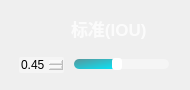
                 <widget class="QFrame" name="IOU_QF">
                  <property name="minimumSize">
                   <size>
                    <width>190</width>
                    <height>90</height>
                   </size>
                  </property>
                  <property name="maximumSize">
                   <size>
                    <width>190</width>
                    <height>90</height>
                   </size>
                  </property>
                  <property name="styleSheet">
                   <string notr="true">QFrame#IOU_QF{
border:2px solid rgba(255, 255, 255, 70);
border-radius:15px;
}</string>
                  </property>
                  <layout class="QVBoxLayout" name="verticalLayout_15">
                   <item>
                    <widget class="QPushButton" name="ToggleBotton_2">
                     <property name="sizePolicy">
                      <sizepolicy hsizetype="Expanding" vsizetype="Fixed">
                       <horstretch>0</horstretch>
                       <verstretch>0</verstretch>
                      </sizepolicy>
                     </property>
                     <property name="minimumSize">
                      <size>
                       <width>0</width>
                       <height>30</height>
                      </size>
                     </property>
                     <property name="maximumSize">
                      <size>
                       <width>16777215</width>
                       <height>30</height>
                      </size>
                     </property>
                     <property name="font">
                      <font>
                       <family>Nirmala UI</family>
                       <pointsize>13</pointsize>
                       <weight>87</weight>
                       <italic>false</italic>
                       <bold>true</bold>
                      </font>
                     </property>
                     <property name="cursor">
                      <cursorShape>ArrowCursor</cursorShape>
                     </property>
                     <property name="mouseTracking">
                      <bool>true</bool>
                     </property>
                     <property name="focusPolicy">
                      <enum>Qt::StrongFocus</enum>
                     </property>
                     <property name="contextMenuPolicy">
                      <enum>Qt::DefaultContextMenu</enum>
                     </property>
                     <property name="layoutDirection">
                      <enum>Qt::LeftToRight</enum>
                     </property>
                     <property name="autoFillBackground">
                      <bool>false</bool>
                     </property>
                     <property name="styleSheet">
                      <string notr="true">QPushButton{
background-image: url(:/all/img/IOU.png);
background-repeat: no-repeat;
background-position: left center;
border: none;
border-left: 20px solid transparent;

text-align: left;
padding-left: 40px;
padding-bottom: 4px;
color: rgba(255, 255, 255, 199);
font: 700 13pt &quot;Nirmala UI&quot;;
}</string>
                     </property>
                     <property name="text">
                      <string>标准(IOU)</string>
                     </property>
                     <property name="icon">
                      <iconset theme="zoom-out">
                       <normaloff>.</normaloff>.</iconset>
                     </property>
                     <property name="autoDefault">
                      <bool>false</bool>
                     </property>
                     <property name="default">
                      <bool>false</bool>
                     </property>
                     <property name="flat">
                      <bool>false</bool>
                     </property>
                    </widget>
                   </item>
                   <item>
                    <widget class="QFrame" name="frame_3">
                     <property name="sizePolicy">
                      <sizepolicy hsizetype="Preferred" vsizetype="Preferred">
                       <horstretch>0</horstretch>
                       <verstretch>0</verstretch>
                      </sizepolicy>
                     </property>
                     <property name="minimumSize">
                      <size>
                       <width>0</width>
                       <height>20</height>
                      </size>
                     </property>
                     <property name="maximumSize">
                      <size>
                       <width>16777215</width>
                       <height>20</height>
                      </size>
                     </property>
                     <layout class="QHBoxLayout" name="horizontalLayout_10">
                      <property name="spacing">
                       <number>10</number>
                      </property>
                      <property name="leftMargin">
                       <number>8</number>
                      </property>
                      <property name="topMargin">
                       <number>0</number>
                      </property>
                      <property name="rightMargin">
                       <number>10</number>
                      </property>
                      <property name="bottomMargin">
                       <number>0</number>
                      </property>
                      <item>
                       <widget class="QDoubleSpinBox" name="iou_spinbox">
                        <property name="cursor">
                         <cursorShape>PointingHandCursor</cursorShape>
                        </property>
                        <property name="styleSheet">
                         <string notr="true">QDoubleSpinBox {
border: 0px solid lightgray;
border-radius: 2px;
background-color: rgba(255,255,255,90);
font: 600 9pt &quot;Segoe UI&quot;;
}
        
QDoubleSpinBox::up-button {
width: 10px;
height: 9px;
margin: 0px 3px 0px 0px;
border-image: url(:/all/img/box_up.png);
}
QDoubleSpinBox::up-button:pressed {
margin-top: 1px;
}
            
QDoubleSpinBox::down-button {
width: 10px;
height: 9px;
margin: 0px 3px 0px 0px;
border-image: url(:/all/img/box_down.png);
}
QDoubleSpinBox::down-button:pressed {
margin-bottom: 1px;
}</string>
                        </property>
                        <property name="minimum">
                         <double>0.010000000000000</double>
                        </property>
                        <property name="maximum">
                         <double>1.000000000000000</double>
                        </property>
                        <property name="singleStep">
                         <double>0.050000000000000</double>
                        </property>
                        <property name="value">
                         <double>0.450000000000000</double>
                        </property>
                       </widget>
                      </item>
                      <item>
                       <widget class="QSlider" name="iou_slider">
                        <property name="cursor">
                         <cursorShape>PointingHandCursor</cursorShape>
                        </property>
                        <property name="styleSheet">
                         <string notr="true">QSlider::groove:horizontal {
border: none;
height: 10px;
background-color: rgba(255,255,255,90);
border-radius: 5px;
}

QSlider::handle:horizontal {
width: 10px;
margin: -1px 0px -1px 0px;
border-radius: 3px;
background-color: white;
}

QSlider::sub-page:horizontal {
background-color: qlineargradient(x1:0, y1:0, x2:1, y2:1, stop:0 #59969b, stop:1 #04e7fa);
border-radius: 5px;
}</string>
                        </property>
                        <property name="minimum">
                         <number>1</number>
                        </property>
                        <property name="maximum">
                         <number>100</number>
                        </property>
                        <property name="value">
                         <number>45</number>
                        </property>
                        <property name="orientation">
                         <enum>Qt::Horizontal</enum>
                        </property>
                       </widget>
                      </item>
                     </layout>
                    </widget>
                   </item>
                  </layout>
                 </widget>
